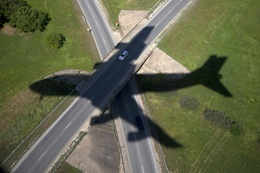
%> input picture Input_Images/input1.jpg, 260 x 173 px, shrunk from 959 x 639 before the run
$ octave --eval "result = shadow_detection(imread('Input_Images/input1.jpg'));"   (GNU Octave 9; MATLAB toolbox functions it lacks are replaced by stand-ins)
%> lines starting %> are read from the running program, lines starting %| are printed output that depends on the picture; in (x1, y1, x2, y2) boxes, pixels count from 0 and x2, y2 are one past the last pixel; in counts of white or black regions, pixels touching at a corner belong together; the program's own positions count from 1
%> in shadow_detection, bw_img is the input picture: size 173x260x3 uint8; mean R, G, B 97.4, 101.1, 74.6
### RGB2Lab.m
function [L,a,b] = RGB2Lab(R,G,B)
%%%%%%%%%%%%%%%%%%%%%%%%%%%%%%%%%%%%%%%%%%%%%%%%%%%%%%%%%%%%%%%%%%%%%%%%%%%
% function [L, a, b] = RGB2Lab(R, G, B)
% RGB2Lab takes matrices corresponding to Red, Green, and Blue, and
% transforms them into CIELab.  This transform is based on ITU-R
% Recommendation  BT.709 using the D65 white point reference.
% The error in transforming RGB -> Lab -> RGB is approximately
% 10^-5.  RGB values can be either between 0 and 1 or between 0 and 255.
% By Mark Ruzon from C code by Yossi Rubner, 23 September 1997.
% Updated for MATLAB 5 28 January 1998.
%%%%%%%%%%%%%%%%%%%%%%%%%%%%%%%%%%%%%%%%%%%%%%%%%%%%%%%%%%%%%%%%%%%%%%%%%%%

if (nargin == 1)
  B = double(R(:,:,3));
  G = double(R(:,:,2));
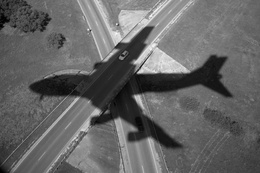
%> G: size 173x260 double; min 0, max 252, mean 101.1
  R = double(R(:,:,1));
end

if ((max(max(R)) > 1.0) | (max(max(G)) > 1.0) | (max(max(B)) > 1.0))
  R = R/255;
  G = G/255;
  B = B/255;
end

[M, N] = size(R);
%> M = 173; N = 260
s = M*N;
%> s = 44980

% Set a threshold
T = 0.008856;

RGB = [reshape(R,1,s); reshape(G,1,s); reshape(B,1,s)];

% RGB to XYZ
MAT = [0.412453 0.357580 0.180423;
       0.212671 0.715160 0.072169;
       0.019334 0.119193 0.950227];
XYZ = MAT * RGB;

X = XYZ(1,:) / 0.950456;
Y = XYZ(2,:);
Z = XYZ(3,:) / 1.088754;

XT = X > T;
%> XT = 44980 logical values, 44954 true
YT = Y > T;
%> YT = 44980 logical values, 44963 true
ZT = Z > T;
%> ZT = 44980 logical values, 44916 true

fX = XT .* X.^(1/3) + (~XT) .* (7.787 .* X + 16/116);

% Compute L
Y3 = Y.^(1/3);
fY = YT .* Y3 + (~YT) .* (7.787 .* Y + 16/116);
L  = YT .* (116 * Y3 - 16.0) + (~YT) .* (903.3 * Y);

fZ = ZT .* Z.^(1/3) + (~ZT) .* (7.787 .* Z + 16/116);

% Compute a and b
a = 500 * (fX - fY);
b = 200 * (fY - fZ);

L = reshape(L, M, N);
a = reshape(a, M, N);
b = reshape(b, M, N);

if ((nargout == 1) | (nargout == 0))
  L = cat(3,L,a,b);
%> L: size 173x260x3 double
end

### imenergy.m
function E = imenergy(I)
%%%%%%%%%%%%%%%%%%%%%%%%%%%%%%%%%%%%%%%%%%%%%%%%%%%%%%%%%%%%%%%%%%%%%%%%%%%
%takes in a BW image, creates an energy function based
%on that image
%%%%%%%%%%%%%%%%%%%%%%%%%%%%%%%%%%%%%%%%%%%%%%%%%%%%%%%%%%%%%%%%%%%%%%%%%%%
[Gmag, Gdir] = imgradient(I);
E = Gmag;

%Energy function variables
mean_e = mean2(E);
std_e = std2(E);
[m,n] =size(E);

%detecting edge based on energy
for i=1:m
    for j=1:n
        if(E(i,j) >= mean_e + (std_e)) %the multiplcation value controls noise
            E(i,j) = 1;
        end
    end
end

### Lab2RGB.m
function [R, G, B] = Lab2RGB(L, a, b)
%%%%%%%%%%%%%%%%%%%%%%%%%%%%%%%%%%%%%%%%%%%%%%%%%%%%%%%%%%%%%%%%%%%%%%%%%%%
%LAB2RGB Convert an image from CIELAB to RGB
%
% function [R, G, B] = Lab2RGB(L, a, b)
% function [R, G, B] = Lab2RGB(I)
% function I = Lab2RGB(...)
%
% Lab2RGB takes L, a, and b double matrices, or an M x N x 3 double
% image, and returns an image in the RGB color space.  Values for L are in
% the range [0,100] while a* and b* are roughly in the range [-110,110].
% If 3 outputs are specified, the values will be returned as doubles in the
% range [0,1], otherwise the values will be uint8s in the range [0,255].
%
% This transform is based on ITU-R Recommendation BT.709 using the D65
% white point reference. The error in transforming RGB -> Lab -> RGB is
% approximately 10^-5.
%
% See also RGB2LAB.
%
% By Mark Ruzon from C code by Yossi Rubner, 23 September 1997.
% Updated for MATLAB 5 28 January 1998.
% Fixed a bug in conversion back to uint8 9 September 1999.
% Updated for MATLAB 7 30 March 2009.
%%%%%%%%%%%%%%%%%%%%%%%%%%%%%%%%%%%%%%%%%%%%%%%%%%%%%%%%%%%%%%%%%%%%%%%%%%%
if nargin == 1
  b = L(:,:,3);
  a = L(:,:,2);
  L = L(:,:,1);
end

% Thresholds
T1 = 0.008856;
T2 = 0.206893;

[M, N] = size(L);
s = M * N;
L = reshape(L, 1, s);
a = reshape(a, 1, s);
b = reshape(b, 1, s);

% Compute Y
fY = ((L + 16) / 116) .^ 3;
YT = fY > T1;
fY = (~YT) .* (L / 903.3) + YT .* fY;
Y = fY;

% Alter fY slightly for further calculations
fY = YT .* (fY .^ (1/3)) + (~YT) .* (7.787 .* fY + 16/116);

% Compute X
fX = a / 500 + fY;
XT = fX > T2;
X = (XT .* (fX .^ 3) + (~XT) .* ((fX - 16/116) / 7.787));

% Compute Z
fZ = fY - b / 200;
ZT = fZ > T2;
Z = (ZT .* (fZ .^ 3) + (~ZT) .* ((fZ - 16/116) / 7.787));

% Normalize for D65 white point
X = X * 0.950456;
Z = Z * 1.088754;

% XYZ to RGB
MAT = [ 3.240479 -1.537150 -0.498535;
       -0.969256  1.875992  0.041556;
        0.055648 -0.204043  1.057311];

RGB = max(min(MAT * [X; Y; Z], 1), 0);

R = reshape(RGB(1,:), M, N);
G = reshape(RGB(2,:), M, N);
B = reshape(RGB(3,:), M, N);

if nargout < 2
  R = uint8(round(cat(3,R,G,B) * 255));
end

### shadow_detection.m
function img_out = shadow_detection(img )
% Converts shadow pixels to black and non-shadow pixels to white
mean_nonShadow_l=0;
mean_nonShadow_a=0;
mean_nonShadow_b=0;
mean_Shadow_l=0;
mean_Shadow_a=0;
mean_Shadow_b=0;
num_Shadow=0;
num_nonShadow=0;

bw_img = img; %correctly sizes bw img
lab_img = RGB2Lab(img);

%reads energy of original image
%E = imenergy(img);

% values are used to find shadowed regions
mean_l = mean2(lab_img(:,:,1));
%> mean_l = 66.35
mean_a = mean2(lab_img(:,:,2));
%> mean_a = -5.64
mean_b = mean2(lab_img(:,:,3));
%> mean_b = 11.77
std_l = std2(lab_img(:,:,1))/3;
%> std_l = 4.54
[m,n] = size(lab_img(:,:,1));
%> m = 173; n = 260

if(mean_a + mean_b <= 256)
    for i= 1:m
        for j= 1:n
            %finding the average value of the shadowed areas of the image
            if(lab_img(i,j,1) <= mean_l - std_l)
                mean_Shadow_l = mean_Shadow_l + lab_img(i,j,1);
                mean_Shadow_a = mean_Shadow_a + lab_img(i,j,2);
                mean_Shadow_b = mean_Shadow_b + lab_img(i,j,3);
                num_Shadow = num_Shadow + 1;

                bw_img(i,j,:)=1; %creates bw image
            %find the average value of the non-shadowed areas of the image
            else
                mean_nonShadow_l = mean_nonShadow_l + lab_img(i,j,1);
                mean_nonShadow_a = mean_nonShadow_a + lab_img(i,j,2);
                mean_nonShadow_b = mean_nonShadow_b + lab_img(i,j,3);
                num_nonShadow= num_nonShadow + 1;

                bw_img(i,j,:)=0; %creates bw image
            end
        end
    end
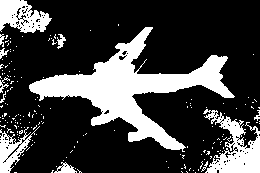
%> bw_img: size 173x260x3 uint8; values 0 (black) and 1 (white), 25.7% white; 176 white regions (164 under 20 px), largest, box (x1, y1, x2, y2) and area: (29, 27, 235, 152) 7247, (203, 109, 260, 173) 1734, (0, 0, 52, 33) 1085
%> after the loop, mean_Shadow_a = -69884.5; mean_Shadow_b = 65958.7; mean_Shadow_l = 553530.5; mean_nonShadow_a = -183719; mean_nonShadow_b = 463396.7; mean_nonShadow_l = 2431030.1; num_Shadow = 11546; num_nonShadow = 33434
end

% Calculates mean of shadow and no-shadow regions
mean_nonShadow_l = mean_nonShadow_l/num_nonShadow;
%> mean_nonShadow_l = 72.71
mean_Shadow_L = mean_Shadow_l/num_Shadow;
%> mean_Shadow_L = 47.94
mean_nonShadow_a = mean_nonShadow_a/num_nonShadow;
%> mean_nonShadow_a = -5.49
mean_Shadow_a = mean_Shadow_a/num_Shadow;
%> mean_Shadow_a = -6.05
mean_nonShadow_b = mean_nonShadow_b/num_nonShadow;
%> mean_nonShadow_b = 13.86
mean_Shadow_b = mean_Shadow_b/num_Shadow;
%> mean_Shadow_b = 5.71

% find the correction factor of shadowed regions
diff_l = mean_Shadow_L - mean_nonShadow_l;
%> diff_l = -24.77
diff_a = mean_Shadow_a - mean_nonShadow_a;
%> diff_a = -0.558
diff_b = mean_Shadow_b - mean_nonShadow_b;
%> diff_b = -8.15

% Creating different masks
bw_img = rgb2gray(bw_img);
%bw_img = bwareaopen(bw_img, m*n/4); %noise reduction
E_BW = imenergy(bw_img);
%> in imenergy, `[Gmag, Gdir] = imgradient(I);`:
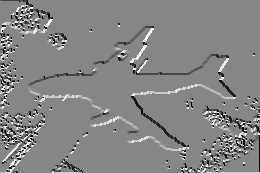
%> Gdir: size 173x260 double; min -180, max 161.6, mean -1.6; drawn with min black and max white
%> in imenergy, `mean_e = mean2(E);`: mean_e = 0.457
%> in imenergy, `std_e = std2(E);`: std_e = 1.11
%> after the loop in imenergy, `for i=1:m`:
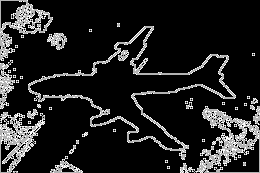
%> E: size 173x260 double; min 0, max 1.41, mean 0.191; drawn with min black and max white
figure,imshow(E_BW);title('Energy and Black/White');

for i= 1:m
        for j= 2:n
            %if the the pixel meets the energy threshold, replace
            %eliminats the glow
            if(E_BW(i,j) == 1)
                lab_img = edgeSmoothing(i,j,lab_img);
            end
            if(lab_img(i,j,1) <= mean_l - std_l)
                lab_img(i,j,1) = lab_img(i,j,1) - diff_l;
                lab_img(i,j,2) = lab_img(i,j,2) - diff_a;
                lab_img(i,j,3) = lab_img(i,j,3) - diff_b;

            end
        end
end
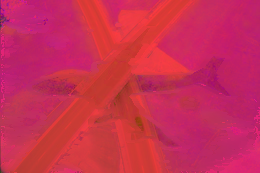
%> lab_img: size 173x260x3 double; mean R, G, B 72.3, -5.3, 13.9; drawn with min black and max white
img = Lab2RGB(lab_img);
%> in Lab2RGB, `L = L(:,:,1);`:
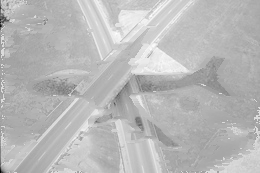
%> L: size 173x260 double; min 0.511, max 99.5, mean 72.3; drawn with min black and max white
%> in Lab2RGB, `YT = fY > T1;`: YT = 44980 logical values, 44976 true
%> in Lab2RGB, `XT = fX > T2;`: XT = 44980 logical values, 44975 true
%> in Lab2RGB, `ZT = fZ > T2;`: ZT = 44980 logical values, 44972 true
%> in Lab2RGB, `R = uint8(round(cat(3,R,G,B) * 255));`:
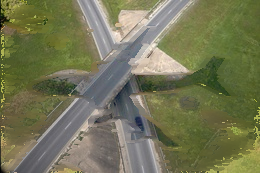
%> R: size 173x260x3 uint8; mean R, G, B 116.2, 118, 85.5
img_out=img;
end

$ run again, on Input_Images/input2.jpg
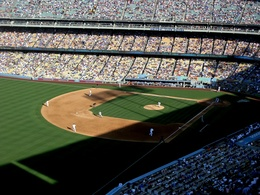
%> input picture Input_Images/input2.jpg, 260 x 195 px, shrunk from 1024 x 768 before the run
%> in shadow_detection, bw_img is the input picture: size 195x260x3 uint8; mean R, G, B 79.7, 80.9, 72.3
%> in RGB2Lab, `XT = X > T;`: XT = 50700 logical values, 41195 true
%> in RGB2Lab, `YT = Y > T;`: YT = 50700 logical values, 41218 true
%> in RGB2Lab, `ZT = Z > T;`: ZT = 50700 logical values, 41117 true
%> mean_l = 51.14
%> mean_a = -1.93
%> mean_b = 2.55
%> std_l = 10.56
%> in shadow_detection, `[m,n] = size(lab_img(:,:,1));`: m = 195; n = 260
%> after the loop in shadow_detection, `for i= 1:m`:
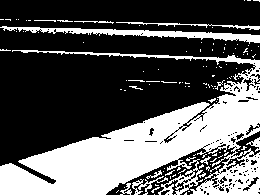
%> bw_img: size 195x260x3 uint8; values 0 (black) and 1 (white), 35.3% white; 113 white regions (98 under 20 px), largest, box (x1, y1, x2, y2) and area: (0, 50, 260, 195) 14840, (0, 26, 260, 44) 1370, (158, 159, 203, 195) 417
%> after the loop in shadow_detection, `for i= 1:m`: mean_Shadow_a = 1772.1; mean_Shadow_b = -61133.9; mean_Shadow_l = 216268; mean_nonShadow_a = -99753.8; mean_nonShadow_b = 190209.5; mean_nonShadow_l = 2376490.3; num_Shadow = 17873; num_nonShadow = 32827
%> in shadow_detection, `mean_nonShadow_l = mean_nonShadow_l/num_nonShadow;`: mean_nonShadow_l = 72.39
%> mean_Shadow_L = 12.1
%> in shadow_detection, `mean_nonShadow_a = mean_nonShadow_a/num_nonShadow;`: mean_nonShadow_a = -3.04
%> in shadow_detection, `mean_Shadow_a = mean_Shadow_a/num_Shadow;`: mean_Shadow_a = 0.0991
%> in shadow_detection, `mean_nonShadow_b = mean_nonShadow_b/num_nonShadow;`: mean_nonShadow_b = 5.79
%> in shadow_detection, `mean_Shadow_b = mean_Shadow_b/num_Shadow;`: mean_Shadow_b = -3.42
%> diff_l = -60.29
%> diff_a = 3.14
%> diff_b = -9.21
%> mean_e = 0.691
%> std_e = 1.38
%> in Lab2RGB, `YT = fY > T1;`: YT = 50700 logical values, 50673 true
%> in Lab2RGB, `XT = fX > T2;`: XT = 50700 logical values, 50672 true
%> in Lab2RGB, `ZT = fZ > T2;`: ZT = 50700 logical values, 50673 true
%> in Lab2RGB, `R = uint8(round(cat(3,R,G,B) * 255));`:
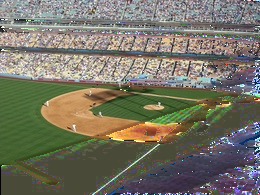
%> R: size 195x260x3 uint8; mean R, G, B 117.3, 114.8, 100.2
